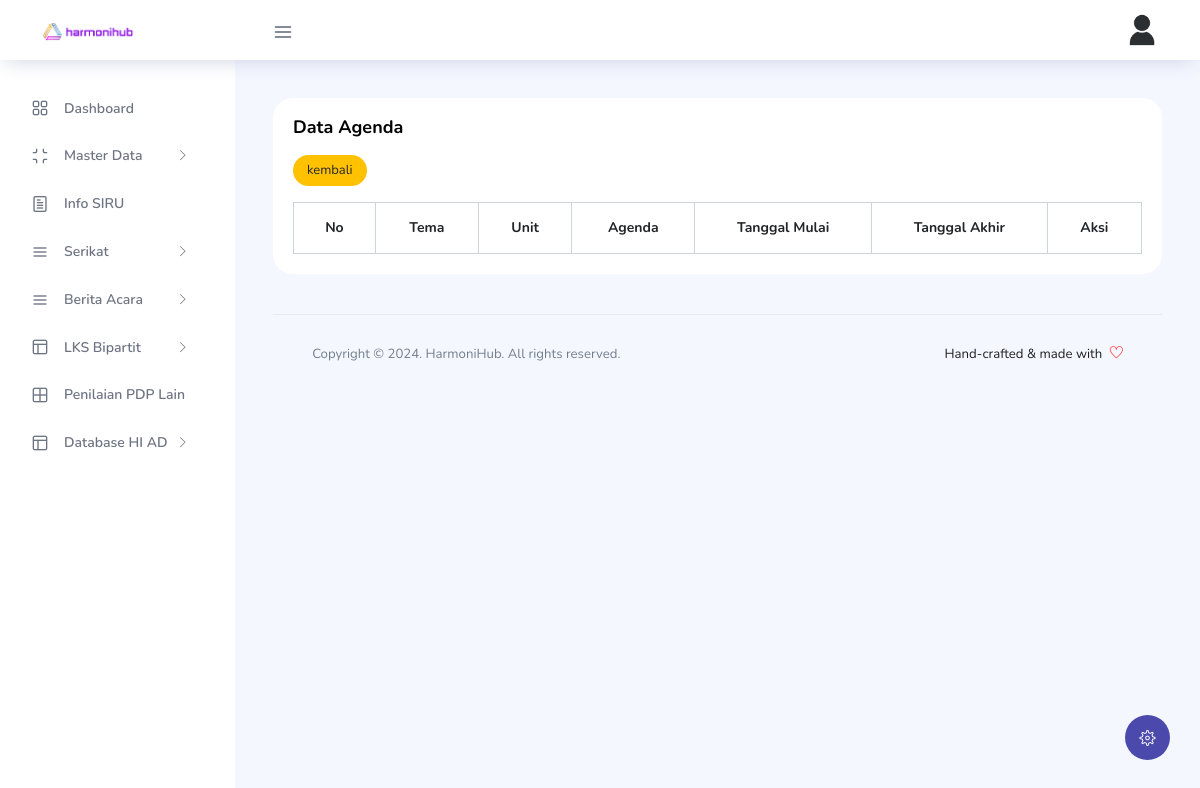
/index.php?page=jadwal/data (signed in), run on an earlier commit of the app's database.
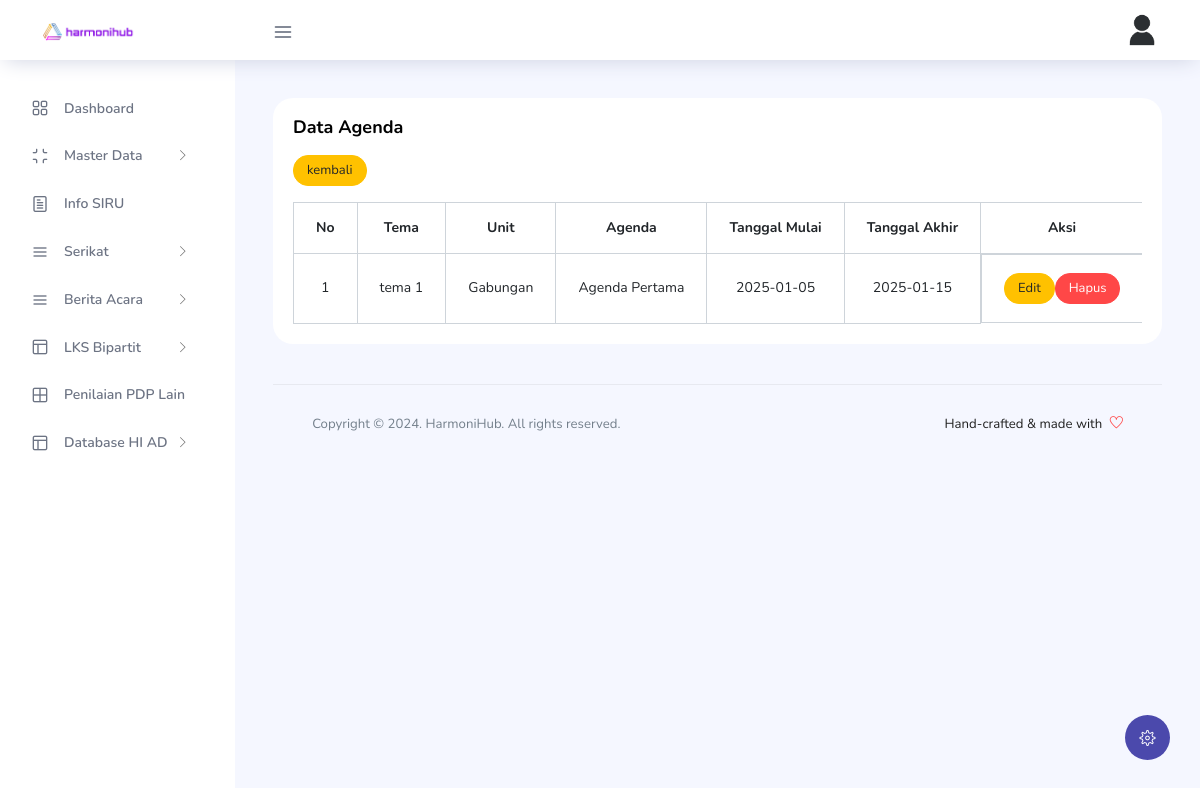
And on a later commit of the database.
### tables this page shows
CREATE TABLE IF NOT EXISTS `jadwal_lks_bipartit` (
  `id` int NOT NULL AUTO_INCREMENT,
  `temaId` int DEFAULT NULL,
  `unitId` int DEFAULT NULL,
  `namaAgenda` varchar(255) NOT NULL,
  `tanggal_start` date NOT NULL,
  `tanggal_end` date NOT NULL,
  `createdAt` datetime DEFAULT CURRENT_TIMESTAMP,
  `updateAt` datetime DEFAULT CURRENT_TIMESTAMP ON UPDATE CURRENT_TIMESTAMP,
  PRIMARY KEY (`id`),
  KEY `temaId` (`temaId`),
  KEY `unitId` (`unitId`),
  CONSTRAINT `jadwal_lks_bipartit_ibfk_1` FOREIGN KEY (`unitId`) REFERENCES `units` (`id`) ON DELETE CASCADE ON UPDATE CASCADE,
  CONSTRAINT `jadwal_lks_bipartit_ibfk_2` FOREIGN KEY (`temaId`) REFERENCES `tema_lks_bipartit` (`id`)
);

CREATE TABLE IF NOT EXISTS `tema_lks_bipartit` (
  `id` int NOT NULL AUTO_INCREMENT,
  `namaTema` varchar(255) DEFAULT NULL,
  `createdAt` datetime DEFAULT CURRENT_TIMESTAMP,
  `updateAt` datetime DEFAULT CURRENT_TIMESTAMP ON UPDATE CURRENT_TIMESTAMP,
  PRIMARY KEY (`id`)
);

CREATE TABLE IF NOT EXISTS `units` (
  `id` int NOT NULL AUTO_INCREMENT,
  `name` varchar(255) DEFAULT NULL,
  `manager_unit` varchar(100) NOT NULL,
  `createdAt` datetime DEFAULT CURRENT_TIMESTAMP,
  `updateAt` datetime DEFAULT CURRENT_TIMESTAMP ON UPDATE CURRENT_TIMESTAMP,
  PRIMARY KEY (`id`)
);

### app/Controllers/LksBipartit/Jadwal.php (called while the page is built, shortened)
<?php
class Jadwal
{
    private $db;
    public function __construct()
    {
        $this->db = Database::getInstance();
    }
    public function data(){
        $stmt = $this->db->prepare("SELECT j.id, j.namaAgenda, j.tanggal_start, j.tanggal_end, t.namaTema as nama_tema, u.name as nama_unit
                                    FROM jadwal_lks_bipartit j
                                    JOIN tema_lks_bipartit t ON j.temaId = t.id
                                    JOIN units u ON j.unitId = u.id
                                    ORDER BY j.createdAt DESC;");
        $stmt->execute();
        $jadwals = $stmt->fetchAll();
        include 'view/lks-bipartit/jadwal/data.php';
    }
}

### app/Libraries/Database.php (called while the page is built, shortened)
<?php
class Database
{
    private static $instance = NULL;
    public static function getInstance()
    {
        if (!isset(self::$instance)) {
            try {
                $pdo_options = [
                    PDO::ATTR_ERRMODE => PDO::ERRMODE_EXCEPTION,
                    PDO::ATTR_DEFAULT_FETCH_MODE => PDO::FETCH_ASSOC,
                    PDO::ATTR_PERSISTENT => true,
                ];
                if (isset($_SERVER['HTTPS']) && $_SERVER['HTTPS'] === 'on') {
                    $dotenv = Dotenv::createImmutable('/home/hart1449');
                    $dotenv->load();
                    $dbPassword = $_ENV['DB_PASS'];
                    self::$instance = new PDO('mysql:host=localhost;dbname=hart1449_harmoni', 'hart1449_harmoni', $dbPassword, $pdo_options);
                } else {
                    self::$instance = new PDO('mysql:host=localhost;dbname=db_harmoni', 'root', '', $pdo_options);
                }
            } catch (PDOException $e) {
                die("Database connection failed: " . $e->getMessage());
            }
        }
        return self::$instance;
    }
}

### view/lks-bipartit/jadwal/data.php (the view, shortened to what this page needs)
<div class="content-wrapper">
    <div class="row">
        <div class="col-md-12 grid-margin stretch-card">
            <div class="card">
                <div class="card-body">
                    <h4 class="card-title">Data Agenda</h4>
                    <a href="index.php?page=jadwal" class="btn btn-warning btn-sm">kembali</a>
                    <div class="table-responsive pt-3">
                        <table class="table table-bordered data-table">
                            <thead class="text-center">
                                <tr>
                                    <th>No</th>
                                    <th>Tema</th>
                                    <th>Unit</th>
                                    <th>Agenda</th>
                                    <th>Tanggal Mulai</th>
                                    <th>Tanggal Akhir</th>
                                    <th>Aksi</th>
                                </tr>
                            </thead>
                            <tbody class="text-center">
                                <?php
                                $no = 1;
                                foreach ($jadwals as $jadwal): ?>
                                    <tr>
                                        <td><?= $no++; ?></td>
                                        <td> <?= $jadwal['nama_tema'] ?></td>
                                        <td> <?= $jadwal['nama_unit'] ?></td>
                                        <td> <?= $jadwal['namaAgenda'] ?></td>
                                        <td> <?= $jadwal['tanggal_start'] ?></td>
                                        <td> <?= $jadwal['tanggal_end'] ?></td>
                                        <td class="d-flex justify-content-center">
                                            <a href="index.php?page=jadwal/edit&id=<?= $jadwal['id']; ?>" class="btn btn-warning btn-sm">Edit</a>
                                            <form action="index.php?page=jadwal/delete" id="delete-form-<?= $jadwal['id'] ?>" method="POST">
                                                <button type="button" class="btn btn-danger btn-sm" id="delete" data-id="<?= $jadwal['id'] ?>">Hapus</button>
                                            </form>
                                        </td>
                                    </tr>
                                <?php endforeach; ?>
                            </tbody>
                        </table>
                    </div>
                </div>
            </div>
        </div>
    </div>
    <?php
    $content = ob_get_clean();
    include 'view/layouts/main.php';

### index.php (shortened to what this page needs)
<?php
$frontend = new FrontendController();
$jadwal = new Jadwal();
if (!isset($_GET['page'])) {
  $frontend->index();
} else {
  $page = $_GET['page'];
  switch ($page) {
    case 'jadwal/data':
      $jadwal->data();
      break;
  }
}

### view/layouts/main.php (shortened to what this page needs)
<!DOCTYPE html>
<html lang="en">
<head>
    <link rel="stylesheet" href="resources/vendors/feather/feather.css">
    <link rel="stylesheet" href="resources/vendors/ti-icons/css/themify-icons.css">
    <link rel="stylesheet" href="resources/vendors/css/vendor.bundle.base.css">
    <link rel="stylesheet" href="resources/vendors/mdi/css/materialdesignicons.min.css">
    <link rel="stylesheet" href="resources/vendors/datatables.net-bs4/dataTables.bootstrap4.css">
    <link rel="stylesheet" href="resources/vendors/ti-icons/css/themify-icons.css">
    <link rel="stylesheet" type="text/css" href="resources/js/select.dataTables.min.css">
    <link rel="stylesheet" href="resources/css/vertical-layout-light/style.css">
    <link rel="stylesheet" href="resources/css/style.css">
</head>
<body>
    <div class="container-scroller">
        <nav class="navbar col-lg-12 col-12 p-0 fixed-top d-flex flex-row">
            <div class="text-center navbar-brand-wrapper d-flex align-items-center justify-content-center">
                <a class="navbar-brand brand-logo mr-5" href="index.php?page=home"><img src="resources/images/logo.png"
                        class="mr-2" style="width: 6rem; height: auto;" alt="logo" /></a>
            </div>
            <div class="navbar-menu-wrapper d-flex align-items-center justify-content-end">
                <button class="navbar-toggler navbar-toggler align-self-center" type="button" data-toggle="minimize">
                    <span class="icon-menu"></span>
                </button>
                <ul class="navbar-nav navbar-nav-right">
                    <li class="nav-item nav-profile dropdown">
                        <a class="nav-link dropdown-toggle" href="#" data-toggle="dropdown" id="profileDropdown">
                            <img src="<?= $_SESSION['avatar'] ?? 'resources/images/default-avatar.jpg' ?>" alt="profile" />
                        </a>
                    </li>
                </ul>
            </div>
        </nav>
        <div class="container-fluid page-body-wrapper">
            <div class="theme-setting-wrapper">
                <div id="settings-trigger"><i class="ti-settings"></i></div>
            </div>
            <?php include('view/layouts/sidebar.php') ?>
            <div class="main-panel">
                <?= isset($content) ? $content : ''; ?>
                <?php include('view/layouts/footer.php') ?>
            </div>
        </div>
    </div>
</body>
</html>

### view/layouts/sidebar.php (shortened to what this page needs)
<?php
$current_page = isset($_GET['page']) ? $_GET['page'] : 'home';
$rolename = $_SESSION['role_name'];
?>
<nav class="sidebar sidebar-offcanvas" id="sidebar">
    <ul class="nav">
        <li class="nav-item <?= $current_page == 'home' ? 'active' : '' ?>">
            <a class="nav-link" href="index.php?page=home">
                <i class="icon-grid menu-icon"></i>
                <span class="menu-title">Dashboard</span>
            </a>
        </li>
        <?php
        if ($rolename == 'admin') { ?>
            <li class="nav-item <?= in_array($current_page, ['unit-list', 'serikat', 'user-list']) ? 'active' : '' ?>">
                <a class="nav-link" data-toggle="collapse" href="#master" aria-expanded="false" aria-controls="ui-basic">
                    <i class="icon-contract menu-icon"></i>
                    <span class="menu-title">Master Data</span>
                    <i class="menu-arrow"></i>
                </a>
            </li>
        <?php
        } else if ($rolename == "serikat") {
        ?>
            <li class="nav-item <?= in_array($current_page, ['serikat']) ? 'active' : '' ?>">
                <a class="nav-link" data-toggle="collapse" href="#master" aria-expanded="false" aria-controls="ui-basic">
                    <i class="icon-contract menu-icon"></i>
                    <span class="menu-title">Master Data</span>
                    <i class="menu-arrow"></i>
                </a>
                <div class="collapse <?= in_array($current_page, ['serikat']) ? 'show' : '' ?>" id="master">
                    <ul class="nav flex-column sub-menu">
                        <li class="nav-item <?= $current_page == 'serikat' ? 'active' : '' ?>">
                            <a class="nav-link" href="index.php?page=serikat">Serikat</a>
                        </li>
                    </ul>
                </div>
            </li>
        <?php
        } else if ($rolename == "unit") {
        ?>
            <li class="nav-item <?= in_array($current_page, ['unit-list']) ? 'active' : '' ?>">
                <a class="nav-link" data-toggle="collapse" href="#master" aria-expanded="false" aria-controls="ui-basic">
                    <i class="icon-contract menu-icon"></i>
                    <span class="menu-title">Master Data</span>
                    <i class="menu-arrow"></i>
                </a>
                <div class="collapse <?= in_array($current_page, ['unit-list']) ? 'show' : '' ?>" id="master">
                    <ul class="nav flex-column sub-menu">
                        <li class="nav-item <?= $current_page == 'unit-list' ? 'active' : '' ?>">
                            <a class="nav-link" href="index.php?page=unit-list">Unit</a>
                        </li>
                    </ul>
                </div>
            </li>
        <?php
        }
        ?>
        <?php
        if ($rolename == 'admin' || $rolename == 'user') { ?>
            <li class="nav-item <?= $current_page == 'info-siru' ? 'active' : '' ?>">
                <a class="nav-link" href="index.php?page=info-siru">
                    <i class="icon-paper menu-icon"></i>
                    <span class="menu-title">Info SIRU</span>
                </a>
            </li>
        <?php
        }
        ?>
        <?php
        if ($rolename == 'admin' || $rolename == 'serikat') { ?>
            <li class="nav-item <?= in_array($current_page, ['anggota-serikat', 'dsp']) ? 'active' : '' ?>">
                <a class="nav-link" data-toggle="collapse" href="#serikat" aria-expanded="false" aria-controls="ui-basic">
                    <i class="icon-menu menu-icon"></i>
                    <span class="menu-title">Serikat</span>
                    <i class="menu-arrow"></i>
                </a>
            </li>
        <?php
        }
        ?>
        <?php
        if ($rolename == 'admin' || $rolename == 'unit') { ?>
            <li class="nav-item <?= in_array($current_page, ['ba-pembentukan-list', 'ba-perubahan']) ? 'active' : '' ?>">
                <a class="nav-link" data-toggle="collapse" href="#ba" aria-expanded="false" aria-controls="ui-basic">
                    <i class="icon-menu menu-icon"></i>
                    <span class="menu-title">Berita Acara</span>
                    <i class="menu-arrow"></i>
                </a>
            </li>
        <?php
        }
        ?>
        <?php
        if ($rolename == 'admin' || $rolename == "unit") { ?>
            <li class="nav-item <?= in_array($current_page, ['jadwal', 'tema', 'laporan-list', 'monitor', 'tim']) ? 'active' : '' ?>">
                <a class="nav-link" data-toggle="collapse" href="#lks_bipartit" aria-expanded="false" aria-controls="ui-basic">
                    <i class="icon-layout menu-icon"></i>
                    <span class="menu-title">LKS Bipartit</span>
                    <i class="menu-arrow"></i>
                </a>
            </li>
        <?php
        }
        ?>
        <?php if ($rolename == "admin" || $rolename == "unit") { ?>
            <li class="nav-item <?= $current_page == 'penilaian-pdp-list' ? 'active' : '' ?>">
                <a class="nav-link" href="index.php?page=penilaian-pdp-list">
                    <i class="icon-grid-2 menu-icon"></i>
                    <span class="menu-title">Penilaian PDP Lain</span>
                </a>
            </li>
        <?php
        }
        ?>
        <?php if ($rolename == "admin") { ?>
            <li class="nav-item <?= in_array($current_page, ['dokumen_hi', 'dokumen_ad']) ? 'active' : '' ?>">
                <a class="nav-link" data-toggle="collapse" href="#dokumen" aria-expanded="false" aria-controls="ui-basic">
                    <i class="icon-layout menu-icon"></i>
                    <span class="menu-title">Database HI AD</span>
                    <i class="menu-arrow"></i>
                </a>
            </li>
        <?php } ?>
    </ul>
</nav>

### view/layouts/footer.php (shortened to what this page needs)
<footer class="footer">
    <div class="d-sm-flex justify-content-center justify-content-sm-between">
        <span class="text-muted text-center text-sm-left d-block d-sm-inline-block">Copyright © 2024. HarmoniHub.
            All rights reserved.
        </span>
        <span class="float-none float-sm-right d-block mt-1 mt-sm-0 text-center">Hand-crafted & made with <i class="ti-heart text-danger ml-1"></i></span>
    </div>
</footer>

What changed in the data, as far as the page shows it:
added jadwal_lks_bipartit: temaId.namaTema "tema 1", unitId.name "Gabungan", namaAgenda "Agenda Pertama", tanggal_start "2025-01-05", tanggal_end "2025-01-15"
